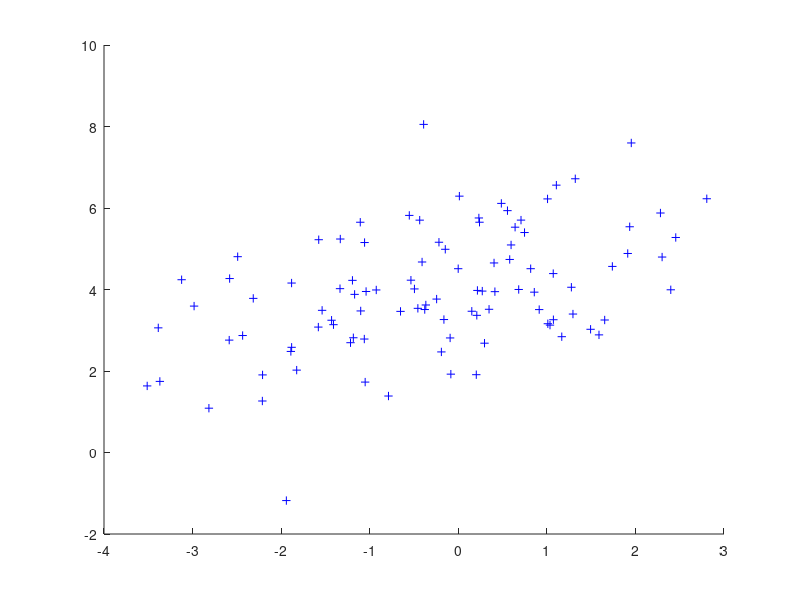

This chart was generated by the following MATLAB code: (Note: this script raises an error after producing the figure.)
% Generate two bi-variate Gaussian distributions
N = 100;
X1 = randn(N,2);
X2 = randn(N,2);

% Transform covariance matrices of both to C. 
C = [2 1; 1 2];
A = chol(C);
X1 = X1*A;
X2 = X2*A;

% shift means of distributions by m1/m2
m1 = [0 4];
m2 = [4 0];
X1 = X1 + kron(ones(N,1), m1);
X2 = X2 + kron(ones(N,1), m2);

% plot the two distributions
plot(X1(:,1),X1(:,2), 'b+', X2(:,1),X2(:,2),'rX');
